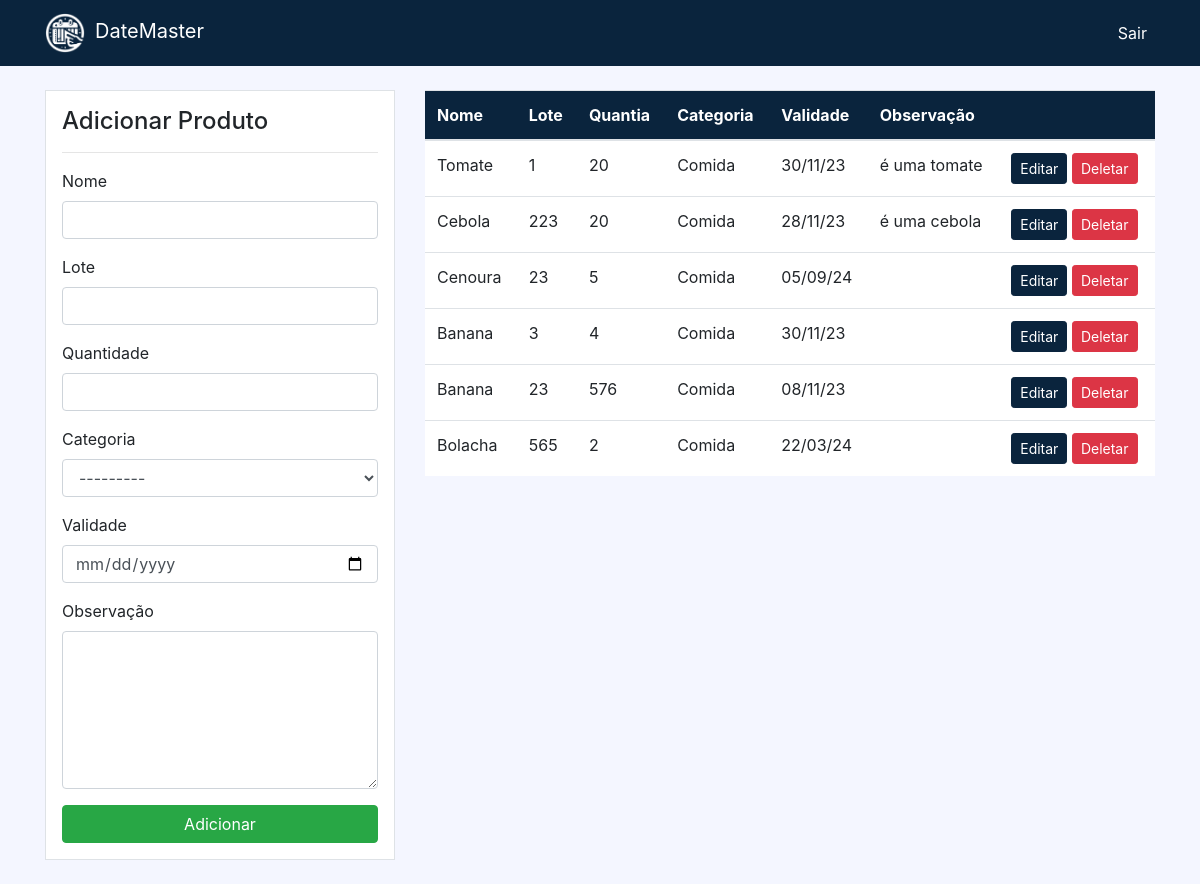
The app's page /product/ (signed in), older data.
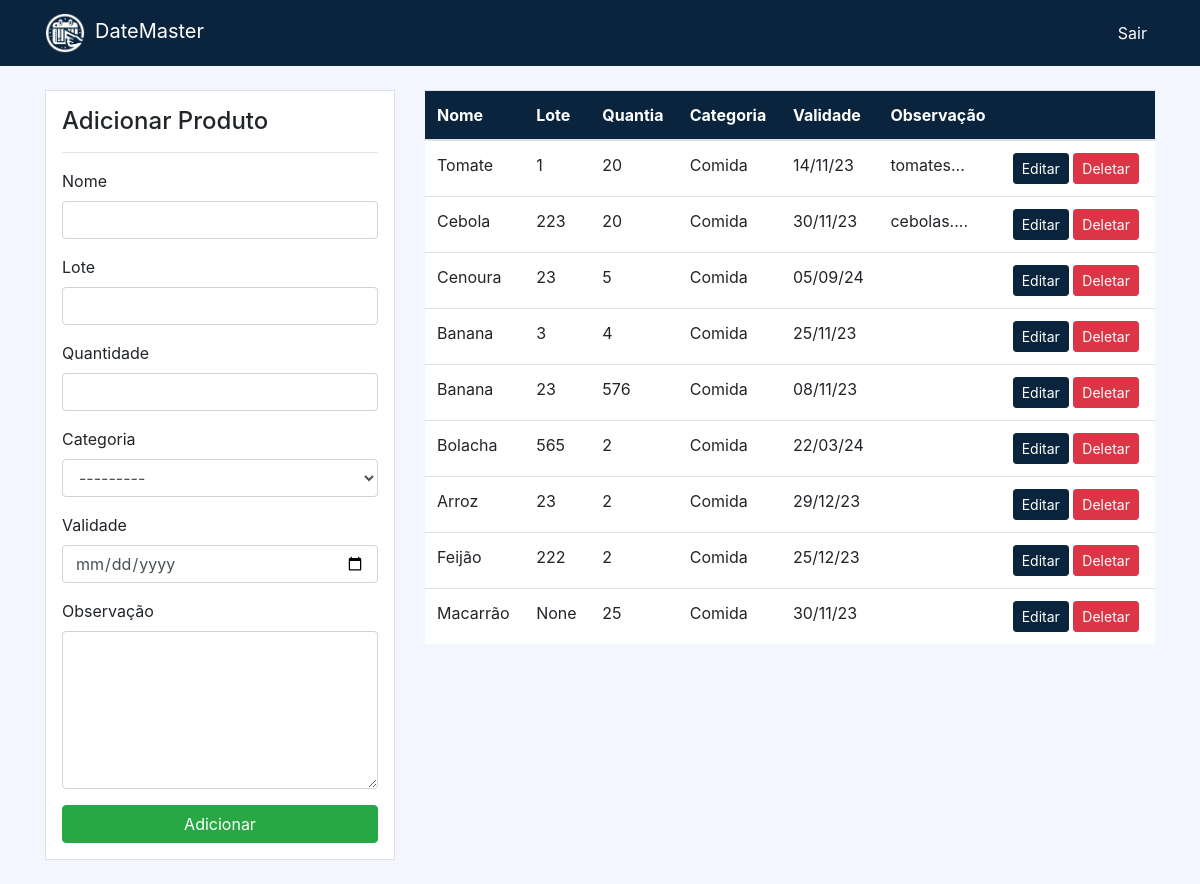
The same page, newer data.
### dashboard/models.py (models this page shows, shortened)
class Product(models.Model):
    name = models.CharField(max_length=100, null=True, blank=True)
    lot = models.CharField(max_length=20, null=True, blank=True)
    category = models.CharField(max_length=20, choices=CATEGORY, null=True, blank=True)
    quantity = models.PositiveIntegerField(null=False, blank=True)
    expiration_date = models.DateField(null=True, blank=True)
    observation = models.TextField(null=True, blank=True)

### dashboard/views.py (the view)
# urls.py: path('product/', views.product, name='dashboard-product'),
@login_required
def product(request):
    items = Product.objects.all()
    if request.method == 'POST':
        form = ProductForm(request.POST)
        if form.is_valid():
            form.save()
            return redirect('dashboard-product')
    else:
        form = ProductForm()
    context = {
        'items': items,
        'form': form,
    }
    return render(request, 'dashboard/product.html', context)

### dashboard/forms.py
class ProductForm(forms.ModelForm):
    class Meta:
        model = Product
        fields = ('name', 'lot', 'quantity', 'category', 'expiration_date', 'observation')
        labels = {
            'name': 'Nome',
            'lot': 'Lote',
            'quantity': 'Quantidade',
            'category': 'Categoria',
            'expiration_date': 'Validade',
            'observation': 'Observação',
        }
        widgets = {
            'expiration_date': forms.DateInput(attrs={'type': 'date'}),
            'observation': forms.Textarea(attrs={'rows': 6, 'cols': 15}),
        }

### templates/dashboard/product.html (shortened to what this page needs)
{% extends 'partials/base.html' %}
{% load crispy_forms_tags %}
{% block content %}
        <div class="container">
            <div class="row my-4">
                <div class="col-md-4">
                    <div class="border bg-white p-3">
                        <h4>Adicionar Produto</h4>
                        <hr>
                        <form method="POST" action="">
                            {{form|crispy}}
                            <button type="submit" class="btn btn-success btn-block">Adicionar</button>
                        </form>
                    </div>
                </div>
                <div class="col-md-8">
                    <table class="table bg-white">
                        <thead class="bg-info color-custom">
                            <tr class="text-white">
                                <th scope="col">Nome</th>
                                <th scope="col">Lote</th>
                                <th scope="col">Quantia</th>
                                <th scope="col">Categoria</th>
                                <th scope="col">Validade</th>
                                <th scope="col">Observação</th>
                                <th scope="col"></th>
                            </tr>
                        </thead>
                        <tbody>
                            {% for item in items %}
                            <tr>
                                <td>{{item.name}}</td>
                                <td>{{item.lot}}</td>
                                <td>{{item.quantity}}</td>
                                <td>{{item.category}}</td>
                                <td>{{item.expiration_date|date:"d/m/y"}}</td>
                                <td>{{item.observation}}</td>
                                <td>
                                    <a class="btn btn-info btn-sm" href="{% url 'dashboard-product-update' pk=item.id %}">Editar</a>
                                    <a class="btn btn-danger btn-sm" href="{% url 'dashboard-product-delete' pk=item.id %}">Deletar</a>
                                </td>
                            </tr>
                            {% endfor %}
                        </tbody>
                    </table>
                </div>
            </div>
        </div>
{% endblock%}

### templates/partials/base.html (shortened to what this page needs)
{% load static %}
<!doctype html>
<html lang="en">
  <head>
      <link rel="stylesheet" href="https://cdn.jsdelivr.net/npm/bootstrap@4.6.0/dist/css/bootstrap.min.css"
>
      <link rel="stylesheet" href="https://use.fontawesome.com/releases/v5.15.2/css/all.css"
>
      <link rel="stylesheet" href="{% static 'style.css' %}">
  </head>
  <body>
    {% include 'partials/nav.html' %}
    {% block content %}
    {% endblock%}
  </body>
</html>

### templates/partials/nav.html (shortened to what this page needs)
<nav class="navbar navbar-expand-lg navbar-info bg-info color-custom">
    {% if user.is_authenticated %}
  <div class="container">
    <a class="navbar-brand text-white" href="{% url 'dashboard-index' %}"><img src="/media/site/logo_white.png" width="40" height="40" style="margin-right: 10px;">DateMaster</a>
    <div class="collapse navbar-collapse" id="navbarSupportedContent">
        <ul class="navbar-nav ml-auto">
            <li class="nav-item">
                <a class="nav-link text-white" href="{% url 'user-logout' %}">Sair</a>
            </li>
        </ul>
        {% endif %}
    </div>
  </div>
</nav>

### static/style.css (style rules this page uses)
body { background: #f4f6ff; }
.btn-info { background-color: #0a243d !important; border-color: #0a243d !important; }
.color-custom { background-color: #0a243d !important; border-color: #0a243d !important; }

Row changes from the older to the newer data that the page shows:
changed Product "Tomate": expiration_date "30/11/23" → "14/11/23"; observation "é uma tomate" → "tomates..."
changed Product "Cebola": expiration_date "28/11/23" → "30/11/23"; observation "é uma cebola" → "cebolas...."
changed Product (number 4 of 9 on the later page): expiration_date "30/11/23" → "25/11/23"
added Product: name "Arroz", lot "23", quantity "2", category "Comida", expiration_date "29/12/23"
added Product: name "Feijão", lot "222", quantity "2", category "Comida", expiration_date "25/12/23"
added Product: name "Macarrão", lot "None", quantity "25", category "Comida", expiration_date "30/11/23"
